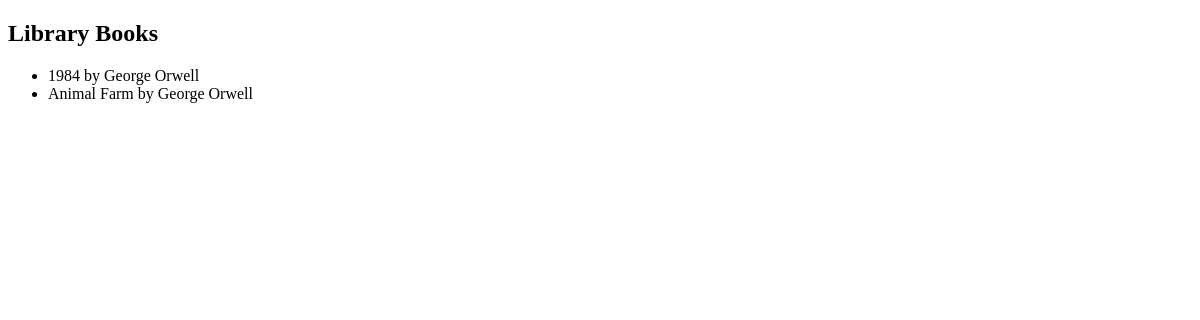
The page /books/ on the database as committed earlier.
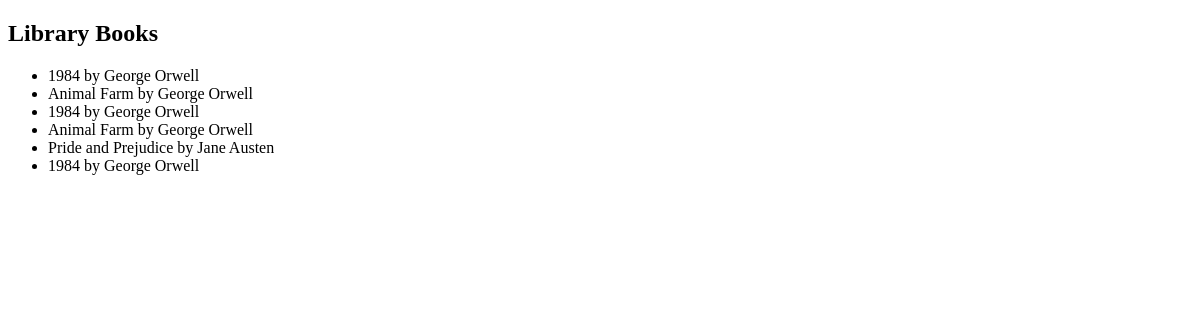
The same page on the database as committed later.
### relationship_app/models.py (models this page shows, shortened)
class Book(models.Model):
    title = models.CharField(max_length=200)
    author = models.ForeignKey(Author, on_delete=models.CASCADE)

class Author(models.Model):
    name = models.CharField(max_length=100)

### relationship_app/views.py (the view)
# urls.py: path('books/', views.list_books, name='list_books'),
def list_books(request):
    books = Book.objects.all()
    return render(request, 'relationship_app/list_books.html', {'books': books})

### relationship_app/templates/relationship_app/list_books.html (shortened to what this page needs)
<!DOCTYPE html>
<html>
<head>
</head>
<body>
    <h2>Library Books</h2>
    <ul>
        {% for book in books %}
            <li>{{ book.title }} by {{ book.author.name }}</li>
        {% endfor %}
    </ul>
</body>
</html>

Rows that differ between the two databases and show on the page:
added Book: title "1984", author.name "George Orwell"
added Book: title "Animal Farm", author.name "George Orwell"
added Book: title "Pride and Prejudice", author.name "Jane Austen"
added Book: title "1984", author.name "George Orwell"
